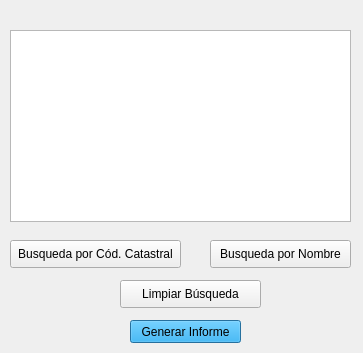
<?xml version="1.0" encoding="UTF-8"?>
<ui version="4.0">
 <class>Dialog</class>
 <widget class="QDialog" name="Dialog">
  <property name="geometry">
   <rect>
    <x>0</x>
    <y>0</y>
    <width>363</width>
    <height>353</height>
   </rect>
  </property>
  <property name="windowTitle">
   <string>Dialog</string>
  </property>
  <widget class="QListWidget" name="list_bbdd">
   <property name="geometry">
    <rect>
     <x>10</x>
     <y>30</y>
     <width>341</width>
     <height>192</height>
    </rect>
   </property>
  </widget>
  <widget class="QPushButton" name="btn_informe">
   <property name="geometry">
    <rect>
     <x>130</x>
     <y>320</y>
     <width>111</width>
     <height>23</height>
    </rect>
   </property>
   <property name="styleSheet">
    <string notr="true">background-color: rgb(0, 170, 255)</string>
   </property>
   <property name="text">
    <string>Generar Informe</string>
   </property>
  </widget>
  <widget class="QPushButton" name="btn_selec_ref">
   <property name="geometry">
    <rect>
     <x>10</x>
     <y>240</y>
     <width>171</width>
     <height>28</height>
    </rect>
   </property>
   <property name="text">
    <string>Busqueda por Cód. Catastral</string>
   </property>
  </widget>
  <widget class="QPushButton" name="btn_selec_nombre">
   <property name="geometry">
    <rect>
     <x>210</x>
     <y>240</y>
     <width>141</width>
     <height>28</height>
    </rect>
   </property>
   <property name="text">
    <string>Busqueda por Nombre</string>
   </property>
  </widget>
  <widget class="QPushButton" name="btn_limpiar">
   <property name="geometry">
    <rect>
     <x>120</x>
     <y>280</y>
     <width>141</width>
     <height>28</height>
    </rect>
   </property>
   <property name="text">
    <string>Limpiar Búsqueda</string>
   </property>
  </widget>
 </widget>
 <resources/>
 <connections/>
</ui>
